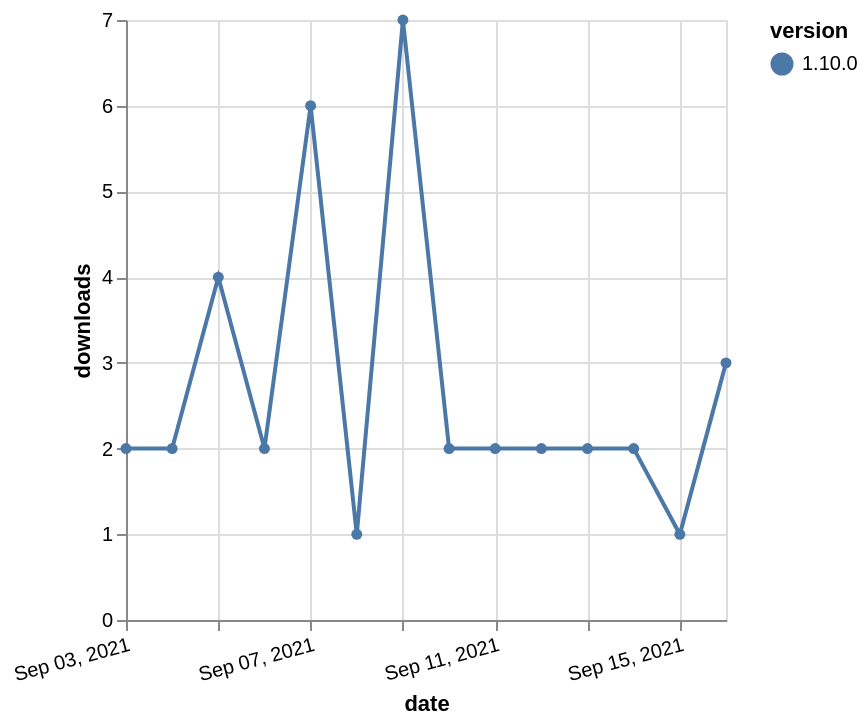

Describe this chart as a Vega-Lite specification.
### Vega-Lite specification from a JSON file in a GitHub repository (floating-point values rounded to 4 significant figures)
{"$schema": "https://vega.github.io/schema/vega-lite/v5.json", "description": "A simple bar chart with embedded data.", "data": {"values": [{"date": "2021-09-03", "total": 4474, "delta": 2, "version": "1.10.0"}, {"date": "2021-09-04", "total": 4476, "delta": 2, "version": "1.10.0"}, {"date": "2021-09-05", "total": 4480, "delta": 4, "version": "1.10.0"}, {"date": "2021-09-06", "total": 4482, "delta": 2, "version": "1.10.0"}, {"date": "2021-09-07", "total": 4488, "delta": 6, "version": "1.10.0"}, {"date": "2021-09-08", "total": 4489, "delta": 1, "version": "1.10.0"}, {"date": "2021-09-09", "total": 4496, "delta": 7, "version": "1.10.0"}, {"date": "2021-09-10", "total": 4498, "delta": 2, "version": "1.10.0"}, {"date": "2021-09-11", "total": 4500, "delta": 2, "version": "1.10.0"}, {"date": "2021-09-12", "total": 4502, "delta": 2, "version": "1.10.0"}, {"date": "2021-09-13", "total": 4504, "delta": 2, "version": "1.10.0"}, {"date": "2021-09-14", "total": 4506, "delta": 2, "version": "1.10.0"}, {"date": "2021-09-15", "total": 4507, "delta": 1, "version": "1.10.0"}, {"date": "2021-09-16", "total": 4510, "delta": 3, "version": "1.10.0"}]}, "width": "container", "mark": {"type": "line", "point": {"filled": true}}, "encoding": {"x": {"field": "date", "type": "temporal", "timeUnit": "yearmonthdate", "title": "date", "axis": {"labelAngle": -15}}, "y": {"field": "delta", "type": "quantitative", "title": "downloads"}, "color": {"field": "version", "type": "nominal"}, "tooltip": {"field": "delta"}}}
